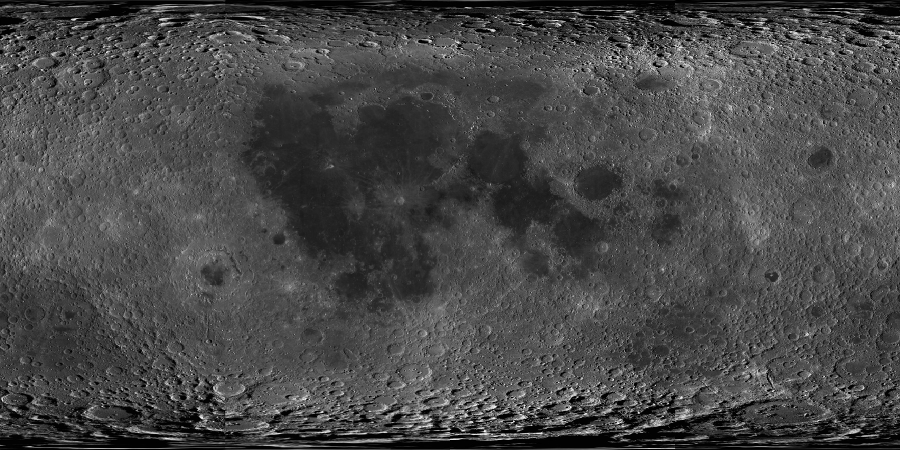
#> input picture examples/lunar-global-wac.jpg, 1800 x 900 px (shown at 1/2 size)
$ python peirce_tessellation.py
#> lines starting #> are read from the running program, lines starting #| are printed output that depends on the picture
### examples/peirce_mosaic.py
"""Inverse-resample the global LROC mosaic into Peirce's square."""

from pathlib import Path

import matplotlib.pyplot as plt
import numpy as np
from matplotlib import patheffects
from matplotlib.colors import LogNorm
from matplotlib.lines import Line2D
from numpy.typing import NDArray
from scipy.ndimage import map_coordinates
from scipy.special import elliprf

from pyconformal.cartography import peirce_quincuncial, peirce_quincuncial_inverse

FloatGrid = NDArray[np.float64]
LANDMARKS = (
    ("Copernicus", -20.08, 9.62, (15, 13)),
    ("Jackson", -163.32, 22.05, (-14, 13)),
    ("Tycho", -11.22, -43.30, (-15, -14)),
    ("Tsiolkovskiy", 128.97, -20.38, (16, -15)),
)
INK = "#122b38"
EQUATOR = "#91f5f0"
CRATERS = "#ffd479"
POLES = "#ffffff"


def sample_global_mosaic(mosaic: FloatGrid, longitude: FloatGrid, latitude: FloatGrid) -> FloatGrid:
    """Interpolate an equirectangular global mosaic with longitude wrapping."""
    height, width = mosaic.shape
    # The source raster spans longitude −180 to 180 and latitude −90 to 90.
    columns = ((longitude + 180) % 360) * width / 360 + 0.5
    rows = (90 - latitude) * height / 180 - 0.5
    padded = np.pad(mosaic, ((0, 0), (1, 1)), mode="wrap")
    values = map_coordinates(padded, [rows, columns], order=1, mode="nearest")
    return np.asarray(values, dtype=np.float64)


# [198 lines left out: functions local_scale, main, not called in this run]


# [2 lines that do not run on import are left out]

### src/pyconformal/cartography.py
"""Spherical conformal map projections."""

from cmath import rect
from math import floor, isfinite, radians, remainder, sqrt, tan

import numpy as np
from numpy.typing import ArrayLike, NDArray
from scipy.special import ellipj, elliprf

from pyconformal.mobius import disk_to_upper_half_plane
from pyconformal.sc import upper_half_plane_to_square

__all__ = [
    "north_hemisphere_to_square",
    "peirce_quincuncial",
    "peirce_quincuncial_inverse",
    "stereographic_north_disk",
]

_LEMNISCATE_CONSTANT = float(elliprf(0, 1, 2))


# [103 lines left out: functions _longitude_angle, _stereographic, stereographic_north_disk, north_hemisphere_to_square, _north_square, peirce_quincuncial, not called in this run]


def peirce_quincuncial_inverse(
    points: ArrayLike, *, central_meridian: float = 0
) -> tuple[NDArray[np.float64], NDArray[np.float64]]:
    """Return east-positive longitude and spherical latitude in degrees.

    Supply complex coordinates in the normalized global square. Arrays
    produce equally shaped arrays, and a scalar produces zero-dimensional
    arrays. The longitude interval is [-180, 180). The central meridian
    is returned at either pole, where longitude is undefined. Both
    copies of a cut invert to the same geographic coordinates.

    References
    ----------
    NIST DLMF §§22.6, 22.8 and 22.17 for Jacobi transformation formulas.
    """
    if not isfinite(central_meridian):
        raise ValueError("Central meridian must be finite.")
    tile = np.asarray(points, dtype=np.complex128)
    if np.any(~np.isfinite(tile) | (np.abs(tile.real) > 1) | (np.abs(tile.imag) > 1)):
        raise ValueError("Expected finite points in the normalized Peirce square.")
    north_square = tile * (1 - 1j)
    x, y = north_square.real, north_square.imag
    south = (np.abs(x) > 1) | (np.abs(y) > 1)
    x = np.where(np.abs(x) > 1, 2 * np.sign(x) - x, x)
    y = np.where(np.abs(y) > 1, 2 * np.sign(y) - y, y)
    disk = _lemniscate_sine((x + 1j * y) * (0.5 + 0.5j) * (1j * _LEMNISCATE_CONSTANT))

    radius = np.minimum(np.abs(disk), 1)
    latitude = 90 - np.rad2deg(2 * np.arctan(radius))
    latitude = np.where(south, -latitude, latitude)
    meridian = remainder(central_meridian, 360)
    longitude = np.where(radius == 0, meridian, np.rad2deg(np.angle(disk)) - 45 + meridian)
    return np.asarray((longitude + 180) % 360 - 180), np.asarray(latitude)


def _lemniscate_sine(argument: NDArray[np.complex128]) -> NDArray[np.complex128]:
    # Rotate by a quarter turn when needed to keep cn(Im u) away from zero.
    # sl(i u) = i sl(u), and sl(u) = sd(sqrt(2) u | 1/2) / sqrt(2).
    rotate = np.abs(argument.real) < np.abs(argument.imag)
    u = np.where(rotate, -1j * argument, argument) * sqrt(2)
    sr, cr, dr, _ = ellipj(u.real, 0.5)
    si, ci, di, _ = ellipj(u.imag, 0.5)
    # Apply the addition and imaginary-argument formulas to sn(u)/dn(u).
    numerator = sr * di + 1j * si * ci * cr * dr
    denominator = ci * dr * di - 0.5j * sr * cr * si
    disk = numerator / denominator / sqrt(2)
    return np.asarray(np.where(rotate, 1j * disk, disk), dtype=np.complex128)

### examples/peirce_tessellation.py
"""Compare lunar Mercator imagery, one Peirce tile and a continuous tiling."""

from pathlib import Path

import matplotlib.pyplot as plt
import numpy as np
from peirce_mosaic import sample_global_mosaic

from pyconformal.cartography import peirce_quincuncial_inverse


def main() -> None:
    """Render geographic context and alternating half-turn copies of a tile."""
    here = Path(__file__).resolve().parent
    mosaic = np.asarray(plt.imread(here / "lunar-global-wac.jpg"), dtype=np.float64)
#> mosaic: shape (900, 1800) float64; min 0, max 255, mean 71.7
    count = 600
    axis = -1 + 2 * (np.arange(count) + 0.5) / count
    lon, lat = peirce_quincuncial_inverse(axis[None, :] + 1j * axis[:, None])
    tile = sample_global_mosaic(mosaic, lon, lat)
#> in sample_global_mosaic, `rows = (90 - latitude) * height / 180 - 0.5`:
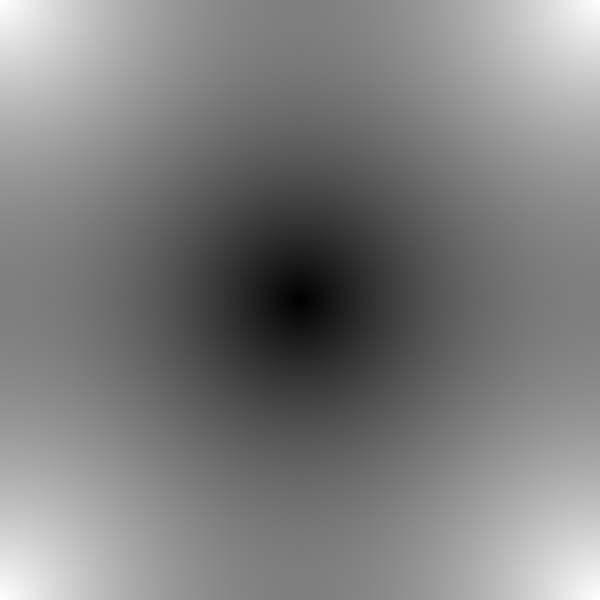
#> rows: shape (600, 600) float64; min 1.27, max 897.7, mean 449.5; drawn with min black and max white
#> in sample_global_mosaic, `values = map_coordinates(padded, [rows, columns], order=1, mode="neare..`:
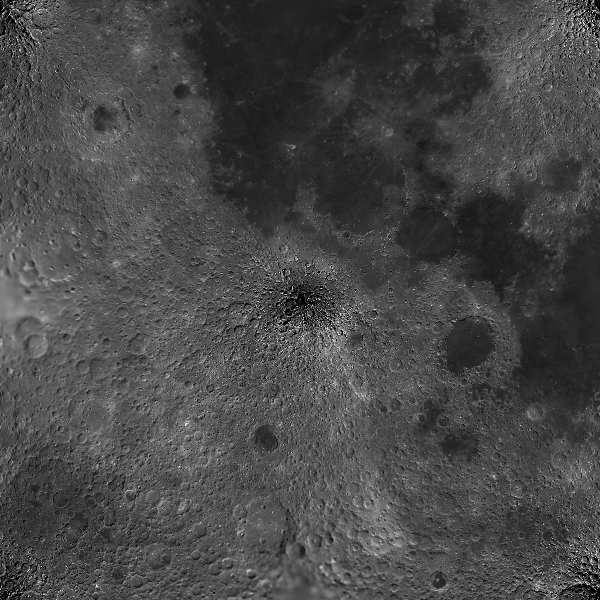
#> values: shape (600, 600) float64; min 0, max 251.5, mean 72.3
    tiling = np.block(
        [
            [tile if (row + col) % 2 == 0 else tile[::-1, ::-1] for col in range(3)]
            for row in range(3)
        ]
    )
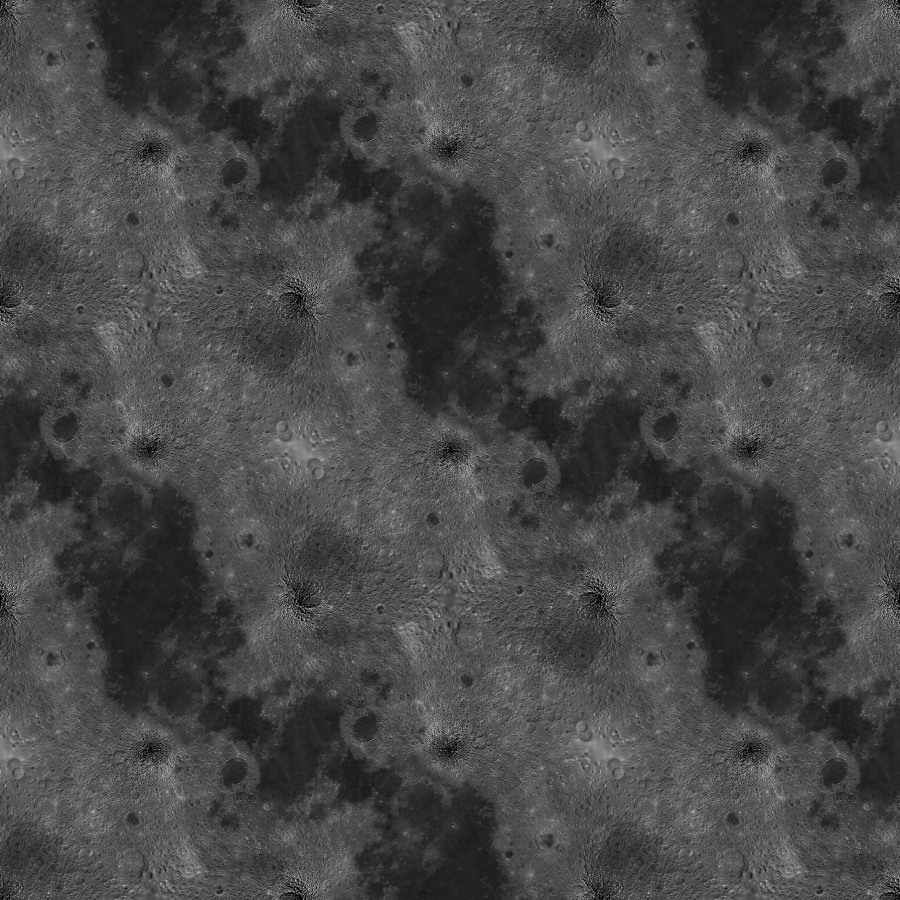
#> tiling: shape (1800, 1800) float64 (shown at 1/2 size); min 0, max 251.5, mean 72.3
    longitude = -180 + 360 * (np.arange(1200) + 0.5) / 1200
    bound = np.arcsinh(np.tan(np.deg2rad(80)))
    mercator_y = -bound + 2 * bound * (np.arange(600) + 0.5) / 600
    latitude = np.rad2deg(np.arctan(np.sinh(mercator_y)))
    longitude, latitude = np.meshgrid(longitude, latitude)
    mercator = sample_global_mosaic(mosaic, longitude, latitude)
#> in sample_global_mosaic (call 2), `columns = ((longitude + 180) % 360) * width / 360 + 0.5`:
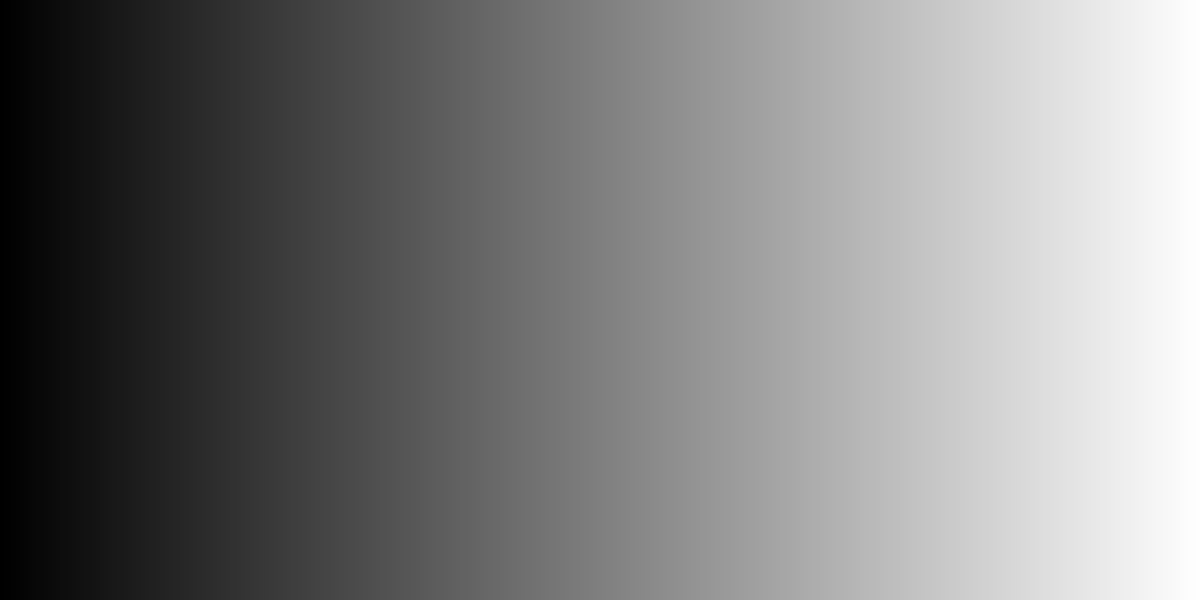
#> columns: shape (600, 1200) float64; min 1.25, max 1799.8, mean 900.5; drawn with min black and max white
#> in sample_global_mosaic (call 2), `rows = (90 - latitude) * height / 180 - 0.5`:
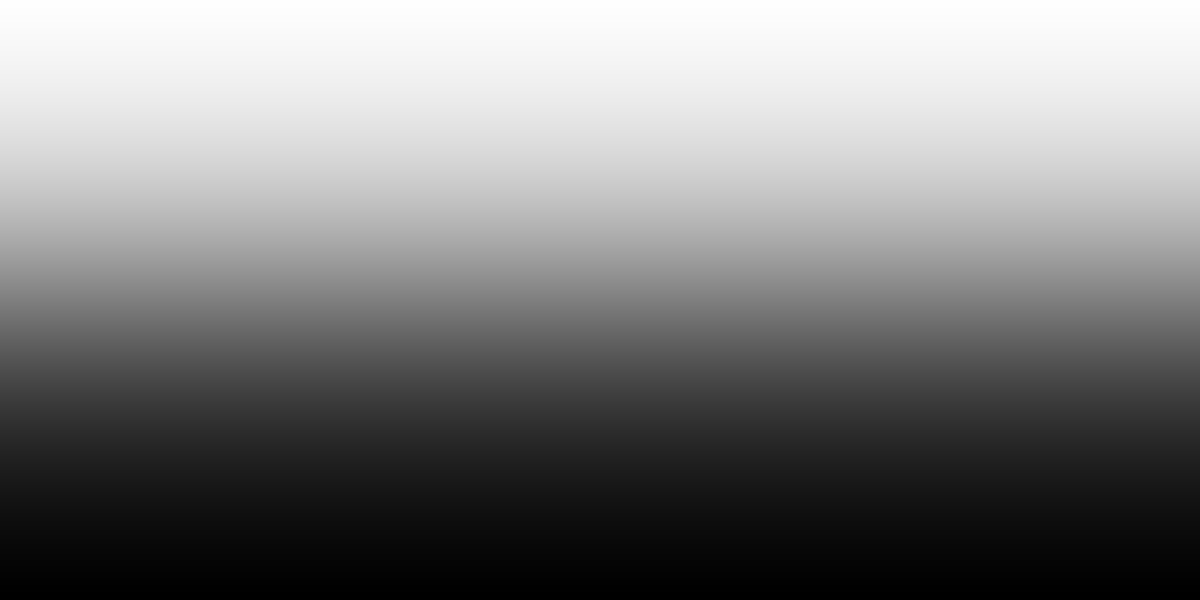
#> rows: shape (600, 1200) float64; min 49.7, max 849.3, mean 449.5; drawn with min black and max white
#> in sample_global_mosaic (call 2), `values = map_coordinates(padded, [rows, columns], order=1, mode="neare..`:
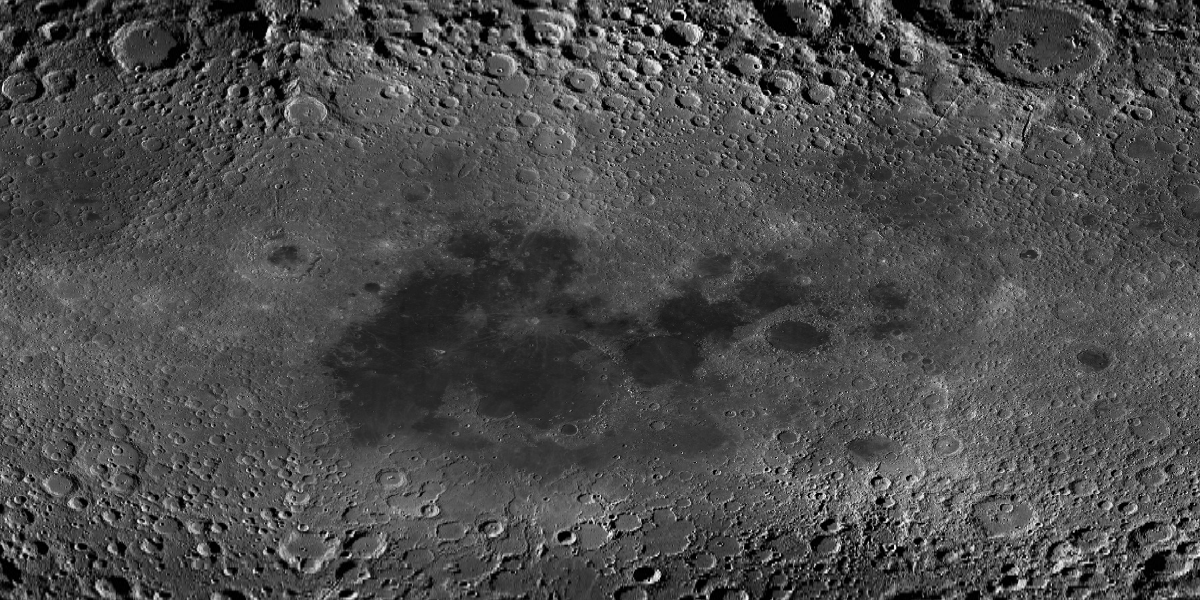
#> values: shape (600, 1200) float64; min 0, max 253.9, mean 75.8
    low, high = np.percentile(mosaic, [2, 98])
#> low = 0; high = 164
    fig, axes = plt.subplots(1, 3, figsize=(15, 6.3), layout="constrained")
    for ax, image, extent, title in zip(
        axes,
        (mercator, tile, tiling),
        ((-np.pi, np.pi, -bound, bound), (-1, 1, -1, 1), (-3, 3, -3, 3)),
        (
            "Mercator · 80°S to 80°N",
            "One Peirce tile · whole Moon",
            "Nine tiles · alternating 180° turns",
        ),
        strict=True,
    ):
        ax.imshow(image, origin="lower", extent=extent, cmap="gray", vmin=low, vmax=high)
        ax.set_title(title, fontsize=11, color="#193746", fontweight="bold")
        ax.set_axis_off()
#> this loop made 3 passes
#> (extent, title) on passes 1 to 3: ((-3.14, 3.14, -2.44, 2.44), 'Mercator · 80°S to 80°N'), ((-1, 1, -1, 1), 'One Peirce tile · whole Moon'), ((-3, 3, -3, 3), 'Nine tiles · alternating 180° turns')
    axes[1].plot([0, 1, 0, -1, 0], [-1, 0, 1, 0, -1], c="#91f5f0", lw=1.7)
    for coordinate in (-1, 1):
        axes[2].axhline(coordinate, c="#91f5f0", lw=0.8)
        axes[2].axvline(coordinate, c="#91f5f0", lw=0.8)
    # North is at the central diamond's center; the four outer corners are
    # copies of the same south pole. Alternating half-turns join tile edges.
    for x, y, label in ((0, 0, "N"), (-1, -1, "S"), (1, -1, "S"), (-1, 1, "S"), (1, 1, "S")):
        axes[1].annotate(
            label,
            (x, y),
            xytext=(4 if x < 1 else -12, 5 if y < 1 else -14),
            textcoords="offset points",
            color="white",
            fontsize=11,
            fontweight="bold",
            bbox={"facecolor": "#122b38", "edgecolor": "none", "alpha": 0.85, "pad": 1},
        )
    fig.suptitle(
        "From lunar Mercator to Peirce's repeating square",
        fontsize=18,
        color="#193746",
        fontweight="bold",
    )
    fig.supxlabel(
        "Mercator excludes the poles. Peirce includes both: north in the center, "
        "south repeated at the four corners.\n"
        "The cyan diamond is the equator. The right panel repeats the same Moon; "
        "it adds no geographic coverage. Cyan seams mark tile joins.\n"
        "Source: LROC WAC, NASA / GSFC / Arizona State University. "
        "The projection is conformal away from its four equatorial branch points.",
        fontsize=9,
        color="#254653",
        linespacing=1.7,
    )
    fig.savefig(here / "peirce_tessellation.png", dpi=180)
    plt.close(fig)
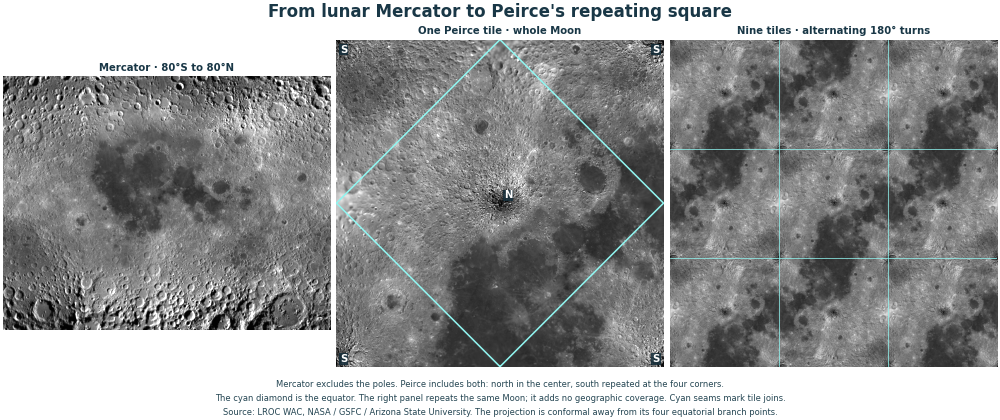
#> figure drawn by matplotlib, 3 panels


if __name__ == "__main__":
    main()
